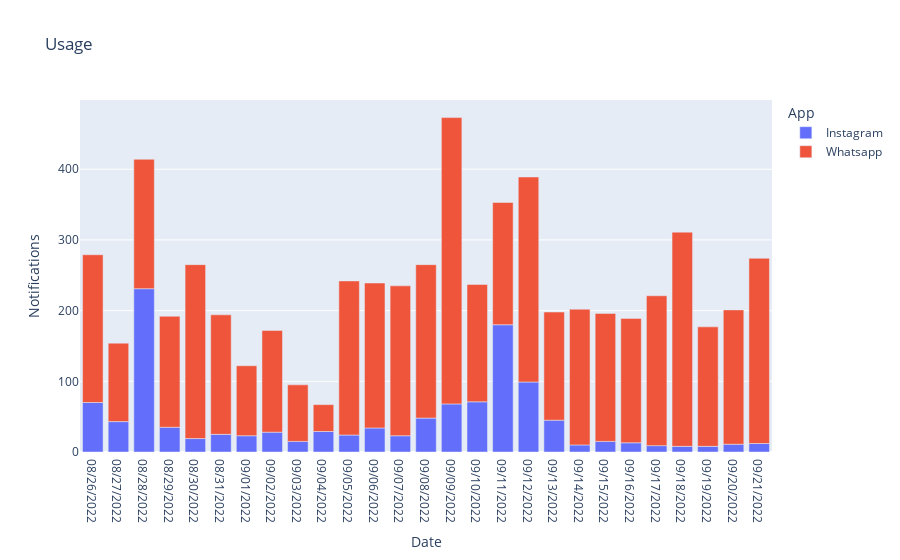

Here is the notebook cell this chart was saved with:
### Code cell
# Plot showing the times opened over time with apps

fig = px.bar(data_frame=data,x = "Date",y = "Notifications",color='App',title="Usage")
fig.show()

### Figure 1 — Plotly figure (JSON) as saved in the notebook; plotly's stock layout.template omitted (floating-point values rounded to 4 significant figures)
{"data": [{"alignmentgroup": "True", "hovertemplate": "App=Instagram<br>Date=%{x}<br>Notifications=%{y}<extra></extra>", "legendgroup": "Instagram", "marker": {"color": "#636efa", "pattern": {"shape": ""}}, "name": "Instagram", "offsetgroup": "Instagram", "orientation": "v", "showlegend": true, "textposition": "auto", "type": "bar", "x": ["08/26/2022", "08/27/2022", "08/28/2022", "08/29/2022", "08/30/2022", "08/31/2022", "09/01/2022", "09/02/2022", "09/03/2022", "09/04/2022", "09/05/2022", "09/06/2022", "09/07/2022", "09/08/2022", "09/09/2022", "09/10/2022", "09/11/2022", "09/12/2022", "09/13/2022", "09/14/2022", "09/15/2022", "09/16/2022", "09/17/2022", "09/18/2022", "09/19/2022", "09/20/2022", "09/21/2022"], "xaxis": "x", "y": [70, 43, 231, 35, 19, 25, 23, 28, 15, 29, 24, 34, 23, 48, 68, 71, 180, 99, 45, 10, 15, 13, 9, 8, 8, 11, 12], "yaxis": "y"}, {"alignmentgroup": "True", "hovertemplate": "App=Whatsapp<br>Date=%{x}<br>Notifications=%{y}<extra></extra>", "legendgroup": "Whatsapp", "marker": {"color": "#EF553B", "pattern": {"shape": ""}}, "name": "Whatsapp", "offsetgroup": "Whatsapp", "orientation": "v", "showlegend": true, "textposition": "auto", "type": "bar", "x": ["08/26/2022", "08/27/2022", "08/28/2022", "08/29/2022", "08/30/2022", "08/31/2022", "09/01/2022", "09/02/2022", "09/03/2022", "09/04/2022", "09/05/2022", "09/06/2022", "09/07/2022", "09/08/2022", "09/09/2022", "09/10/2022", "09/11/2022", "09/12/2022", "09/13/2022", "09/14/2022", "09/15/2022", "09/16/2022", "09/17/2022", "09/18/2022", "09/19/2022", "09/20/2022", "09/21/2022"], "xaxis": "x", "y": [209, 111, 183, 157, 246, 169, 99, 144, 80, 38, 218, 205, 212, 217, 405, 166, 173, 290, 153, 192, 181, 176, 212, 303, 169, 190, 262], "yaxis": "y"}], "layout": {"barmode": "relative", "legend": {"title": {"text": "App"}, "tracegroupgap": 0}, "title": {"text": "Usage"}, "xaxis": {"anchor": "y", "domain": [0, 1], "title": {"text": "Date"}}, "yaxis": {"anchor": "x", "domain": [0, 1], "title": {"text": "Notifications"}}}}
